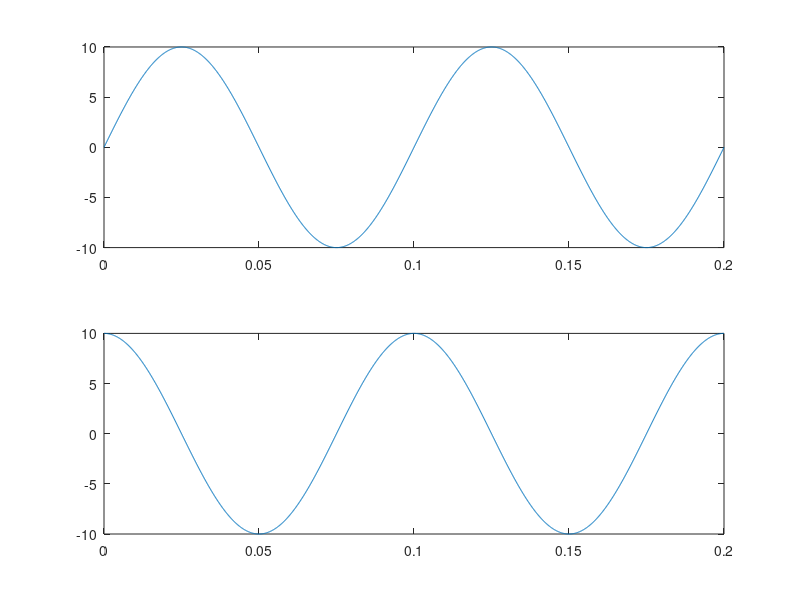

Here is the MATLAB script that generated this plot:
a = 10;
Fs = 100;
Fc = 10;
dt = 1/Fs;
t = 0: dt: 2 * Fc;
ysin = a * sin(2*pi*Fc/Fs * t);
ycos = a * cos(2*pi*Fc/Fs * t);
subplot(2,1,1);
plot(t/Fs, ysin);
subplot(2,1,2);
plot(t/Fs, ycos);